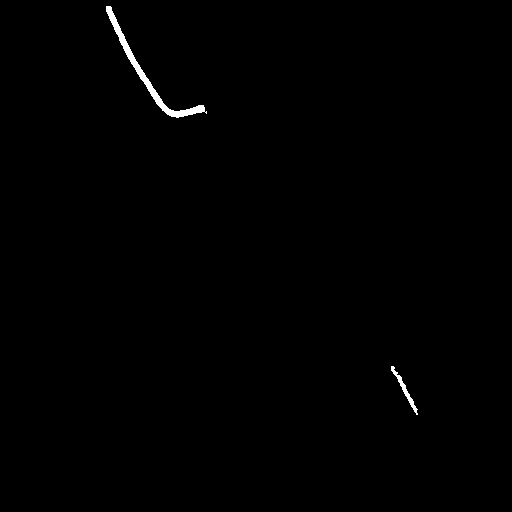
%> input picture ReadDICOMFile/ReadApp/ReadApp/bin/Debug/matlab/data/result.tif, 512 x 512 px
$ octave --eval "result = calculate_accuracy;"   (GNU Octave 9; MATLAB toolbox functions it lacks are replaced by stand-ins)
%> lines starting %> are read from the running program, lines starting %| are printed output that depends on the picture; in (x1, y1, x2, y2) boxes, pixels count from 0 and x2, y2 are one past the last pixel; in counts of white or black regions, pixels touching at a corner belong together; the program's own positions count from 1
function ratio = calculate_accuracy()
%% Add necessary paths
addpath(genpath('./data'));
%%
img = im2bw(imread('result.tif'));
%> img: size 512x512 logical; 0.46% white; 2 white regions, box (x1, y1, x2, y2) and area: (106, 6, 207, 118) 993, (391, 366, 418, 415) 208
truth_img = im2bw(imread('groundtruth.jpg'));
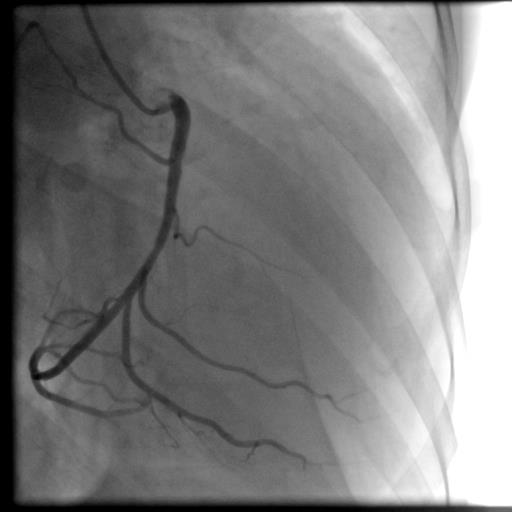
%> input picture ReadDICOMFile/ReadApp/ReadApp/bin/Debug/matlab/data/groundtruth.jpg, 512 x 512 px
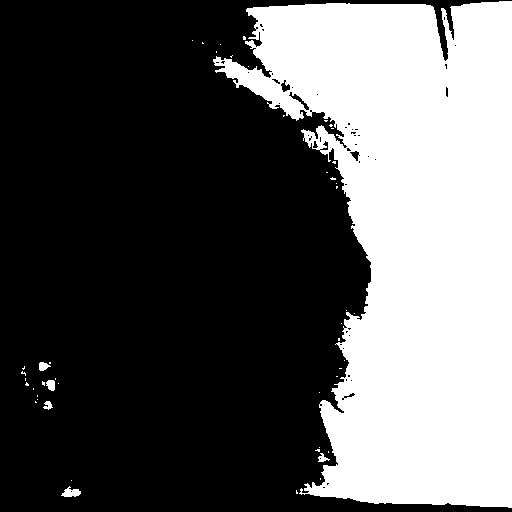
%> truth_img: size 512x512 logical; 36.2% white; 48 white regions (42 under 20 px), largest, box (x1, y1, x2, y2) and area: (213, 1, 512, 508) 94331, (61, 486, 81, 497) 130, (46, 380, 55, 391) 79, (39, 362, 51, 371) 72, (318, 453, 330, 462) 55, (43, 401, 53, 410) 53
truth_img=im2bw(truth_img,0.5);
 P = find(truth_img == 1 & img == 1);
%> P = 208 values from 200559 to 213919
 P1 = find(truth_img == 1);
%> P1 = 94886 values from 11125 to 262140
 P2= find(img == 1);
%> P2 = 1201 values from 54279 to 213919

 common = size(P,1);
%> common = 208
 cm = size(P1,1);
%> cm = 94886
 co = size(P2,1);
%> co = 1201
 ratio = (2*common)/(cm+co);
%> ratio = 0.00433

end
